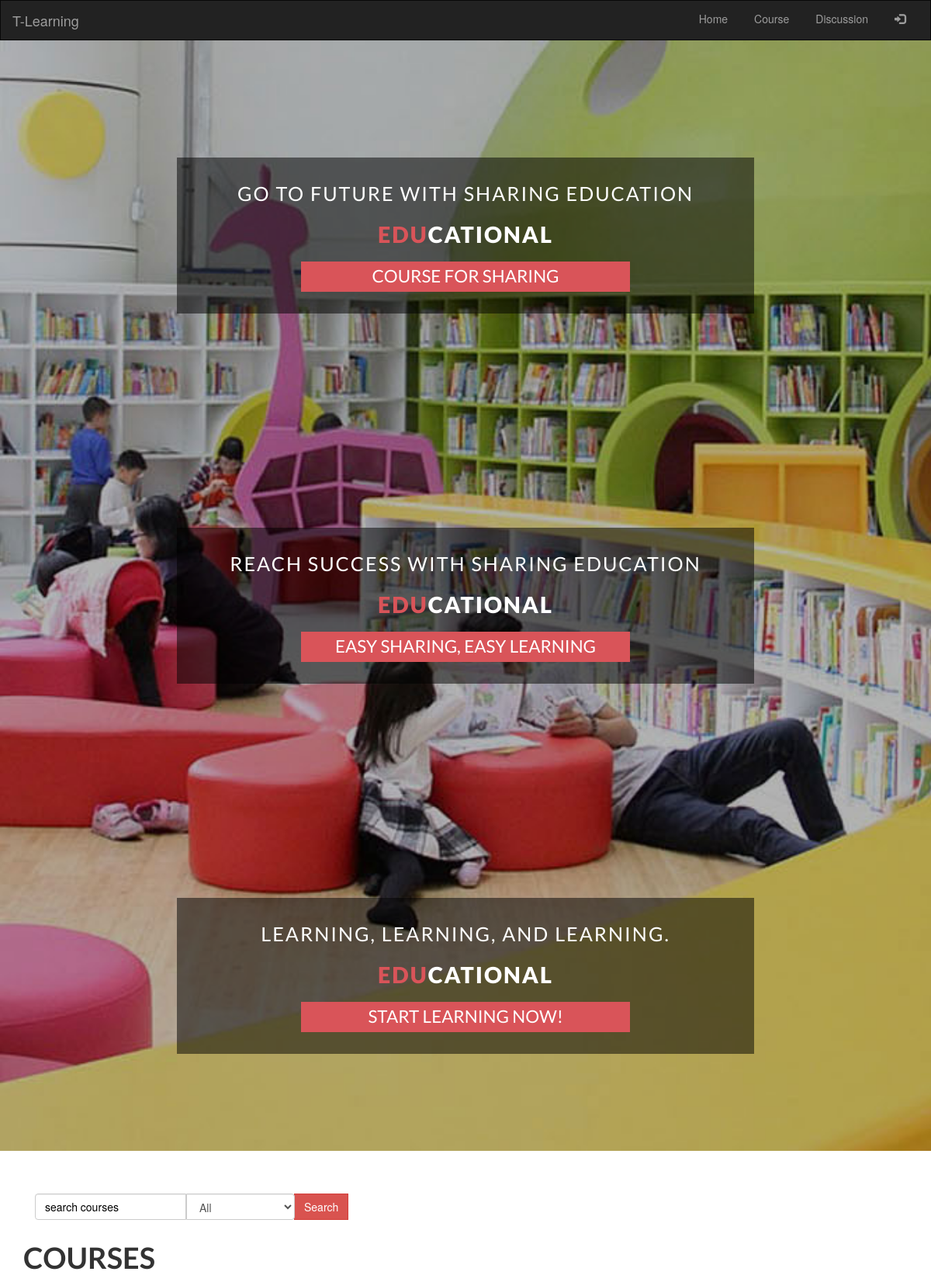
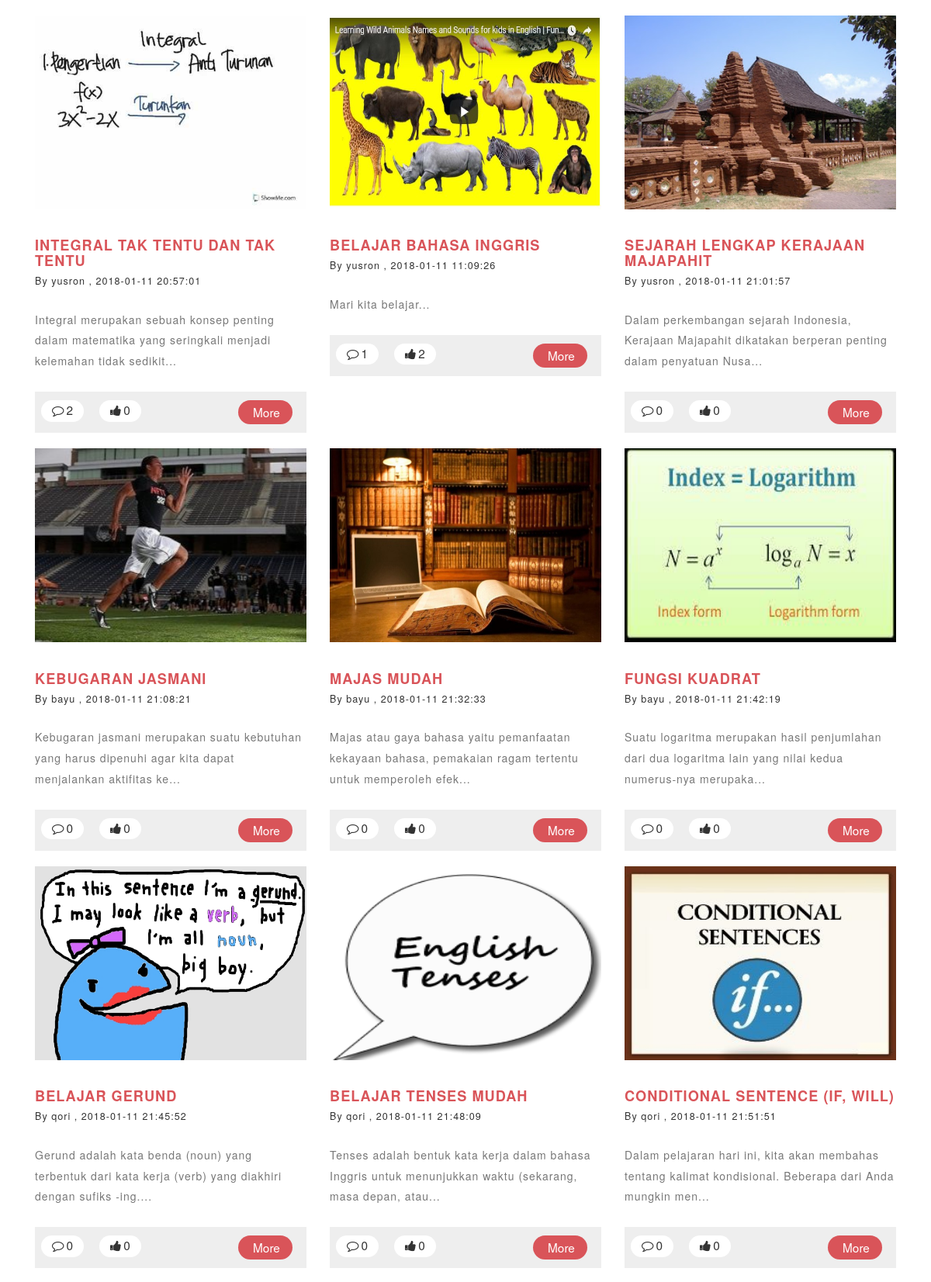
/index.php/course (upper part), run on the app's committed database (2 pictures, top to bottom).
### tables this page shows
CREATE TABLE `config` (
  `id_config` int(5) NOT NULL,
  `id_user` int(5) NOT NULL,
  `code` varchar(20) NOT NULL,
  `type` varchar(50) NOT NULL,
  `text` text,
  `img` text,
  `created_at` datetime NOT NULL,
  `last_update` datetime NOT NULL
);

CREATE TABLE `course_title` (
  `id_title` int(5) NOT NULL,
  `id_user` int(5) NOT NULL,
  `title` varchar(200) NOT NULL,
  `subject` varchar(25) NOT NULL,
  `description` text NOT NULL,
  `thumbnail` text NOT NULL,
  `created_at` datetime NOT NULL,
  `last_update` datetime NOT NULL,
  `status` int(1) NOT NULL DEFAULT '0',
  `pick` int(1) NOT NULL DEFAULT '0',
  `visitor` int(5) NOT NULL,
  `random_code` varchar(11) NOT NULL
);

### application/controllers/course.php (called while the page is built, shortened)
<?php
class Course extends CI_Controller {
	public function __construct()
	{
		$this->load->model('course_model');
		$this->load->model('auth_model');
		$this->load->model('home_model');
	}
	public function index()
	{
		$slider = $this->home_model->GetData(['type'=>'slide'],'config')->result();
		$list_courses = '';
		$user_id = $this->session->userdata('logged_id');
		$username_id = $this->auth_model->GetUser(['id_user' => $user_id])->row('username');
		$title = $this->input->get('title');
		$subject = $this->input->get('subject');
		if (empty($title) && empty($subject)) {
		$list_courses = $this->course_model->GetListCourses('');
		}
		$username = array();
		$like_amount = array();
		$comment_amount = array();
		$liked = array();
		foreach ($list_courses as $courses) {
			$username[$courses->id_user] = $this->auth_model->GetUser(['id_user' => $courses->id_user])->row('username');
			$like_amount[$courses->id_title] = $this->home_model->GetSelectData('COUNT(id_likecourse) as like_amount',['id_title' => $courses->id_title],'like_course')->row('like_amount');
			$comment_amount[$courses->id_title] = $this->home_model->GetSelectData('COUNT(id_comment) as comment_amount',['id_title' => $courses->id_title],'comment')->row('comment_amount');
		}
		if (!empty($title) || !empty($subject)) {
				$data = [
				'list_subject'	=> $this->course_model->GetSubject(),
				'username' 		=> $username,
				'like_amount'	=> $like_amount,
				'comment_amount'=> $comment_amount,
				'liked'			=> $liked,
				'list_courses' 	=> $list_courses,
				'title'		 	=> $title,
				'subject'		=> $subject,
				'main_view'  	=> 'course_view',
				'username_id'	=> $username_id,
				'slider'		=> $slider,
					];
		}
		else{
				$data = [
				'list_subject'	=> $this->course_model->GetSubject(),
				'username' 		=> $username,
				'like_amount'	=> $like_amount,
				'comment_amount'=> $comment_amount,
				'liked'			=> $liked,
				'list_courses' 	=> $list_courses,
				'main_view' 	=> 'course_view',
				'username_id'	=> $username_id,
				'slider'		=> $slider,
					];
		}
		$this->load->view('templet', $data);
	}
}

### index.php (called while the page is built, shortened)
<?php
require_once BASEPATH.'core/CodeIgniter.php';

### application/models/home_model.php (called while the page is built, shortened)
<?php
class Home_model extends CI_Model {
	 public function GetData($where,$table)
    {
      return $this->db->where($where)->get($table);
    }
    public function GetSelectData($select,$where,$table)
    {
      return $this->db->select($select)->where($where)->get($table);
    }
}

### application/models/course_model.php (called while the page is built, shortened)
<?php
class Course_model extends CI_Model {
	public function GetListCourses($keyword){
		if (empty($keyword)) {
		return $this->db
			->limit(15,0)
            ->where('status', '1')
            ->get('course_title')
            ->result();
		}
	}
	public function GetSubject(){
		return $this->db->where('type', 'subject')->order_by('code','ASC')->get('config')->result();
	}
}

### application/models/auth_model.php (called while the page is built, shortened)
<?php
class Auth_model extends CI_Model {
	public function GetUser($where)
    {
      return $this->db->where($where)->get('user');
    }
}

### application/views/course_view.php (the view, shortened to what this page needs)
<div class="header">
            <div class="slider">
                <div class="callbacks_container">
                    <ul class="rslides" id="slider">
                        <?php foreach ($slider as $sld) {
                            $texts = explode("|",$sld->text);
                        ?>
                        <li>
                            <div class="slider-info">
                                <p><?php echo $texts[0] ?></p>
                                <h3><a href="#"><span><?php echo $texts[1] ?></span><?php echo $texts[2] ?></a></h3>
                                <h6><?php echo $texts[3] ?></h6>
                            </div>
                        </li>
                        <?php } ?>
                    </ul>
                </div>
            </div>
    </div>
<div class="event" id="events">
	<div class="container">
<div class="row">
<div class="col-md-6">
        <div class="nav nav-justified navbar-nav">
            <form class="navbar-form navbar-search" id="formcourses" method="get" action="<?php echo base_url() ?>course" role="search">
                <div class="input-group">
                    <input type="text" id="title" name="title" class="form-control" value="<?php if(!empty($title)) { echo $title; } ?>" placeholder="search courses">
                    <div class="input-group-btn">
                        <input type="submit"  class="btn btn-search btn-danger" value="Search" id="searchcourses">
                        <select class="form-control" name="subject">
                            <option value="">All</option>
                                </select>
                    </div>
                </div>
            </form>
        </div>
</div>
</div>
		<h3 style="text-align: left;">COURSES</h3>
        <?php
        if (!empty($list_courses)) {
        foreach ($list_courses as $courses) {
		 ?>
		<div class="col-md-4 eve-agile e1">
			<div class="eve-sub1">
				<a href="#" data-toggle="modal" data-target="#lesson" class="lesson_view" id="<?php echo $courses->random_code ?>"><img src="<?php echo base_url() ?>assets/images/<?php echo $courses->thumbnail ?>" width="350px" height="250px" alt="image"></a>
			<h4><a href="#" data-toggle="modal" data-target="#lesson" class="lesson_view" id="<?php echo $courses->random_code ?>"><?php echo $courses->title ?></a></h4>
				<?php
					if(array_key_exists($courses->id_user, $username)) {
					$usrnm =  $username[$courses->id_user];
				}?>
				<h6>By  <a href="<?php echo base_url() ?><?php echo $usrnm ?>">
					<?php echo $usrnm ?>
				</a>, <?php echo $courses->created_at ?></h6>
				<p><?php echo substr($courses->description, 0,105) ?>...</p>
			</div>
			<div class="eve-sub2">
				<div class="eve-w3lleft">
					<?php
                    if(array_key_exists($courses->id_title, $comment_amount)) {
                    $comments =  $comment_amount[$courses->id_title];
                    }
                     ?>
                    <h6><i class="fa fa-comment-o" aria-hidden="true"></i><?php echo $comments; ?></h6>
					<?php
                    if(array_key_exists($courses->id_title, $like_amount)) {
                    $likes =  $like_amount[$courses->id_title];
                    }
                    $thumb = '';
                    ?>
                    <h6 id="<?php echo $courses->random_code ?>" class="thumb_in <?php echo $thumb ?>"><i class="fa fa-thumbs-up" aria-hidden="true"></i><?php echo $likes; ?></h6>
				</div>
				<div class="eve-w3lright e1">
					<a href="#" data-toggle="modal" data-target="#lesson" class="lesson_view" id="<?php echo $courses->random_code ?>"><h5>More</h5></a>
				</div>
				<div class="clearfix"></div>
			</div>
		</div>
		<?php
    }
        } ?>
	</div>
</div>

### assets/css/chocolat.css (style rules this page uses)
body { margin:0; padding:0; }

### application/views/templet.php (style rules this page uses)
body { margin-top:20px; ; }

### data on the page
config: text "GO TO FUTURE WITH SHARING EDUCATION", text "EDU", text "CATIONAL", text "COURSE FOR SHARING"
config: text "REACH SUCCESS WITH SHARING EDUCATION", text "EDU", text "CATIONAL", text "EASY SHARING, EASY LEARNING"
config: text "LEARNING, LEARNING, AND LEARNING.", text "EDU", text "CATIONAL", text "START LEARNING NOW!"
course_title: thumbnail (placeholder picture), title "INTEGRAL TAK TENTU DAN TAK TENTU", id_user "yusron", created_at "2018-01-11 20:57:01", description "Integral merupakan sebuah konsep penting dalam matematika yang seringkali menjadi kelemahan tidak sedikit", id_title "2", id_title.id_user "0"
course_title: thumbnail (picture), title "BELAJAR BAHASA INGGRIS", id_user "yusron", created_at "2018-01-11 11:09:26", description "Mari kita belajar", id_title "1", id_title.id_config "2"
course_title: thumbnail (picture), title "SEJARAH LENGKAP KERAJAAN MAJAPAHIT", id_user "yusron", created_at "2018-01-11 21:01:57", description "Dalam perkembangan sejarah Indonesia, Kerajaan Majapahit dikatakan berperan penting dalam penyatuan Nusa", id_title "0", id_title.id_user "0"
course_title: thumbnail (picture), title "KEBUGARAN JASMANI", id_user "bayu", created_at "2018-01-11 21:08:21", description "Kebugaran jasmani merupakan suatu kebutuhan yang harus dipenuhi agar kita dapat menjalankan aktifitas ke", id_title "0", id_title.id_user "0"
course_title: thumbnail (picture), title "MAJAS MUDAH", id_user "bayu", created_at "2018-01-11 21:32:33", description "Majas atau gaya bahasa yaitu pemanfaatan kekayaan bahasa, pemakaian ragam tertentu untuk memperoleh efek", id_title "0", id_title.id_user "0"
course_title: thumbnail (picture), title "FUNGSI KUADRAT", id_user "bayu", created_at "2018-01-11 21:42:19", description "Suatu logaritma merupakan hasil penjumlahan dari dua logaritma lain yang nilai kedua numerus-nya merupaka", id_title "0", id_title.id_user "0"
course_title: thumbnail (picture), title "BELAJAR GERUND", id_user "qori", created_at "2018-01-11 21:45:52", description "Gerund adalah kata benda (noun) yang terbentuk dari kata kerja (verb) yang diakhiri dengan sufiks -ing.", id_title "0", id_title.id_user "0"
course_title: thumbnail (picture), title "BELAJAR TENSES MUDAH", id_user "qori", created_at "2018-01-11 21:48:09", description "Tenses adalah bentuk kata kerja dalam bahasa Inggris untuk menunjukkan waktu (sekarang, masa depan, atau", id_title "0", id_title.id_user "0"
course_title: thumbnail (picture), title "CONDITIONAL SENTENCE (IF, WILL)", id_user "qori", created_at "2018-01-11 21:51:51", description "Dalam pelajaran hari ini, kita akan membahas tentang kalimat kondisional. Beberapa dari Anda mungkin men", id_title "0", id_title.id_user "0"
